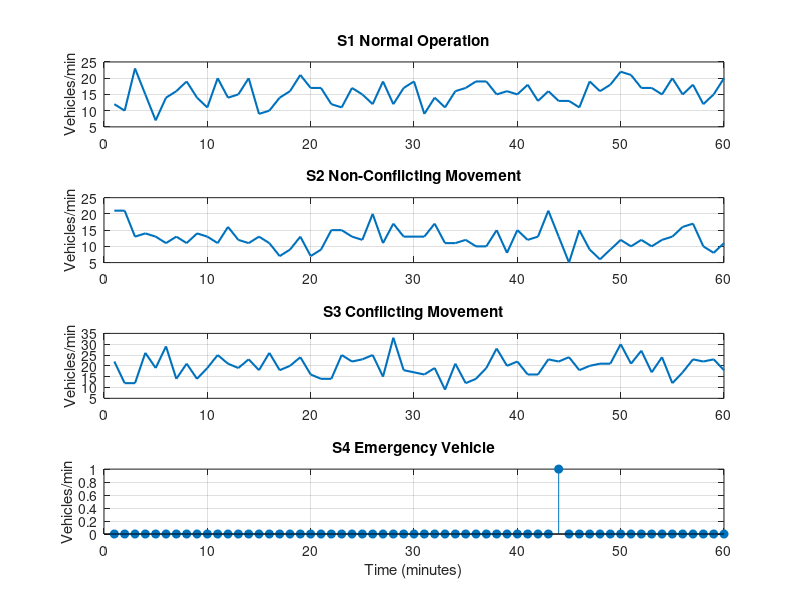

This chart was generated by the following MATLAB code:
clc;
clear;
close all;

%% Simulation Parameters
T = 60;                  % 60 minutes
time = 1:T;

%% Arrival Rates (vehicles/minute)

% S1 Normal Operation
lambda_S1 = 15;

% S2 Non-Conflicting Movement
lambda_S2 = 12.5;

% S3 Conflicting Movement
lambda_S3 = 20;

% S4 Emergency Vehicle
lambda_S4 = 1/60;        % 1 emergency vehicle per hour

%% Generate Poisson Arrivals

arrivals_S1 = poissrnd(lambda_S1, T, 1);
arrivals_S2 = poissrnd(lambda_S2, T, 1);
arrivals_S3 = poissrnd(lambda_S3, T, 1);
arrivals_S4 = poissrnd(lambda_S4, T, 1);

%% Plot Traffic Scenarios

figure;

subplot(4,1,1)
plot(time, arrivals_S1,'LineWidth',1.5)
title('S1 Normal Operation')
ylabel('Vehicles/min')
grid on

subplot(4,1,2)
plot(time, arrivals_S2,'LineWidth',1.5)
title('S2 Non-Conflicting Movement')
ylabel('Vehicles/min')
grid on

subplot(4,1,3)
plot(time, arrivals_S3,'LineWidth',1.5)
title('S3 Conflicting Movement')
ylabel('Vehicles/min')
grid on

subplot(4,1,4)
stem(time, arrivals_S4,'filled')
title('S4 Emergency Vehicle')
ylabel('Vehicles/min')
xlabel('Time (minutes)')
grid on

%% Statistics

fprintf('\nArrival Statistics\n');
fprintf('-------------------\n');

fprintf('S1 Average Arrival Rate = %.2f vehicles/min\n',mean(arrivals_S1));
fprintf('S2 Average Arrival Rate = %.2f vehicles/min\n',mean(arrivals_S2));
fprintf('S3 Average Arrival Rate = %.2f vehicles/min\n',mean(arrivals_S3));
fprintf('S4 Average Arrival Rate = %.4f vehicles/min\n',mean(arrivals_S4));
